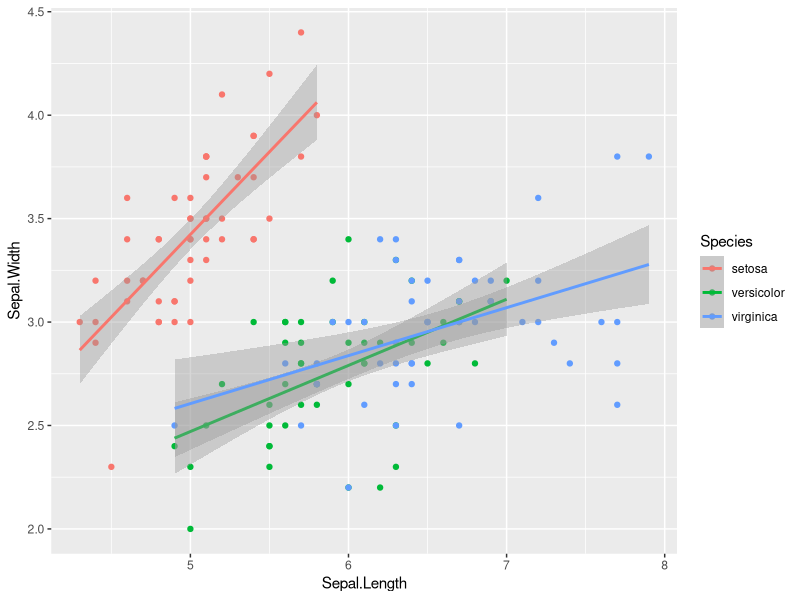
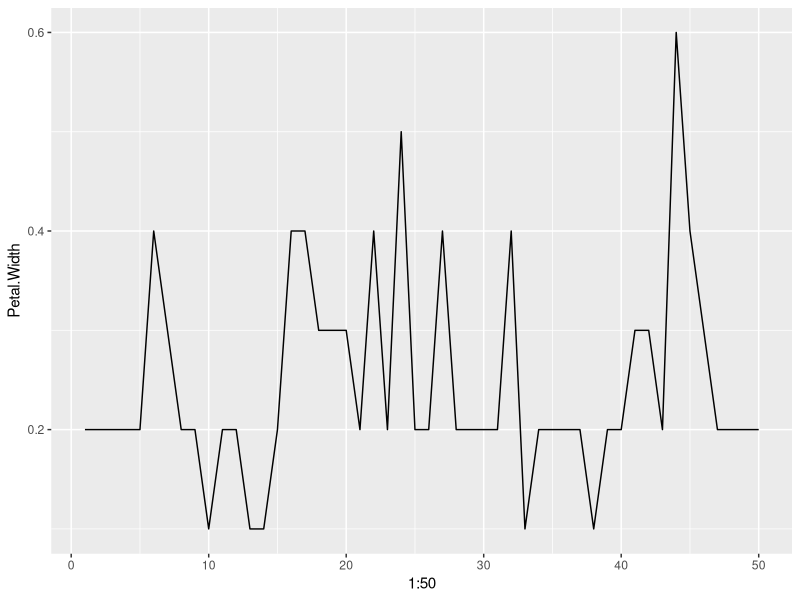
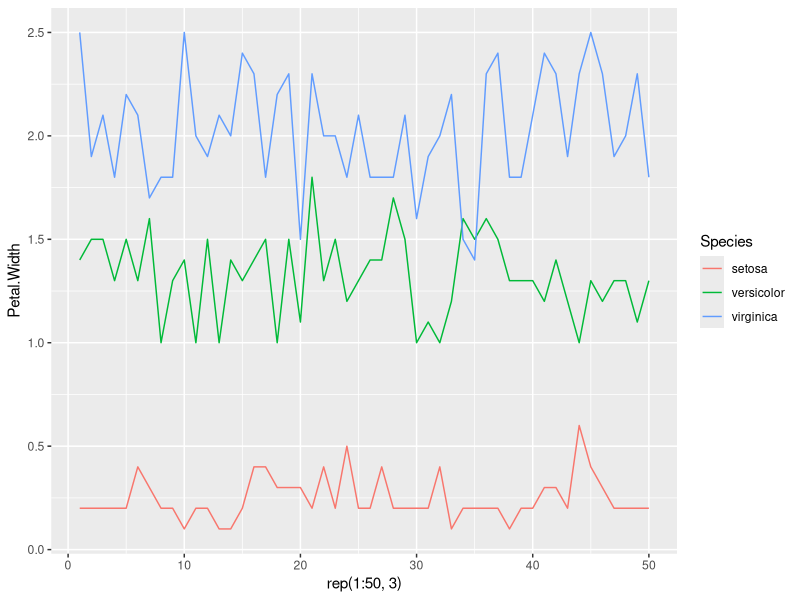
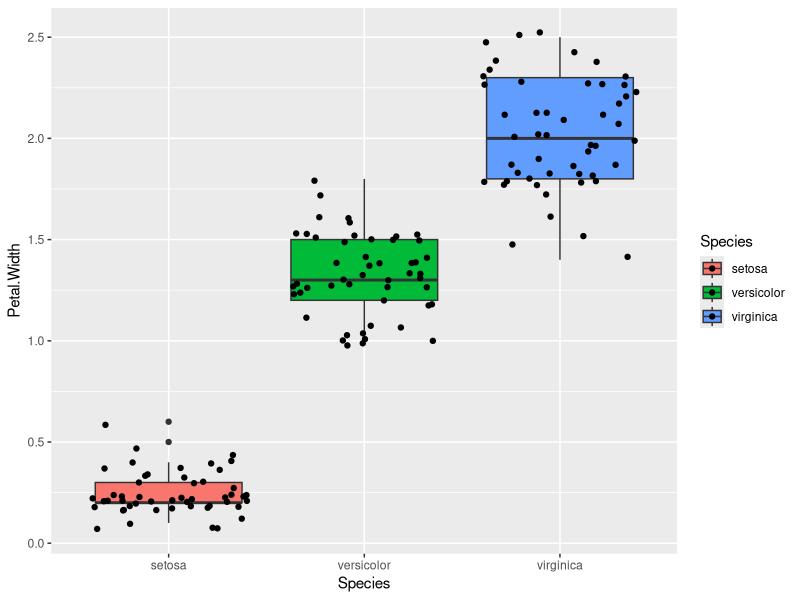

Source code (R) for these figures, in order:
library(ggplot2)

data('isis')
head(iris)
#ejemplo 1: puntos y lineas
ggplot(data=iris,
       mapping=aes(x=Sepal.Length,
                   y=Sepal.Width,
                   color=Species))+
  geom_point()+
  geom_smooth(method = 'lm')##linea de tendencia
##methon='lm' hace qye la linea de tendencia sea lineal.

##########################
#ejemplo 2: varias lineas 
#########################
##util para los tiempo
#una linea  ()
ggplot(data=iris[iris$Species=='setosa',],
       mapping = aes(x=1:50,
                     y=Petal.Width))+
  geom_line()

#Todas las lineas
ggplot(data=iris,
       mapping = aes(x=rep(1:50,3),#para que lo repita 3 veces
                     y=Petal.Width,
                     color=Species))+
  geom_line()

#boxplot con puntos ,
#diagrama de caja con puntos
##estudia la distrubucion de una varieble con respecto a
#distintas categoria

ggplot(dat=iris,
       mapping=aes(x=Species,
                   y=Petal.Width,
                   fill=Species))+
  geom_boxplot()+
  geom_jitter()#para ponerle los puntos


